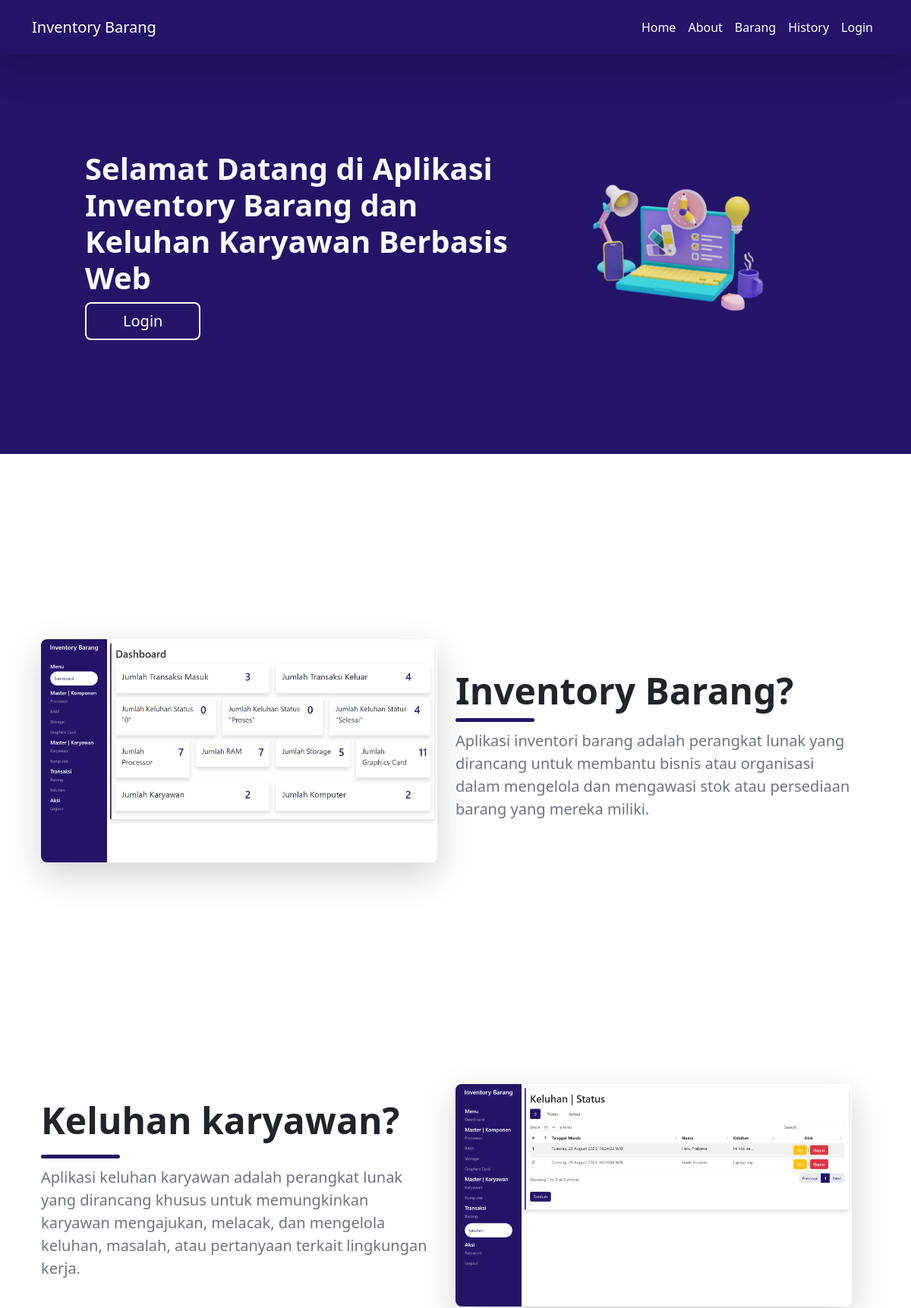
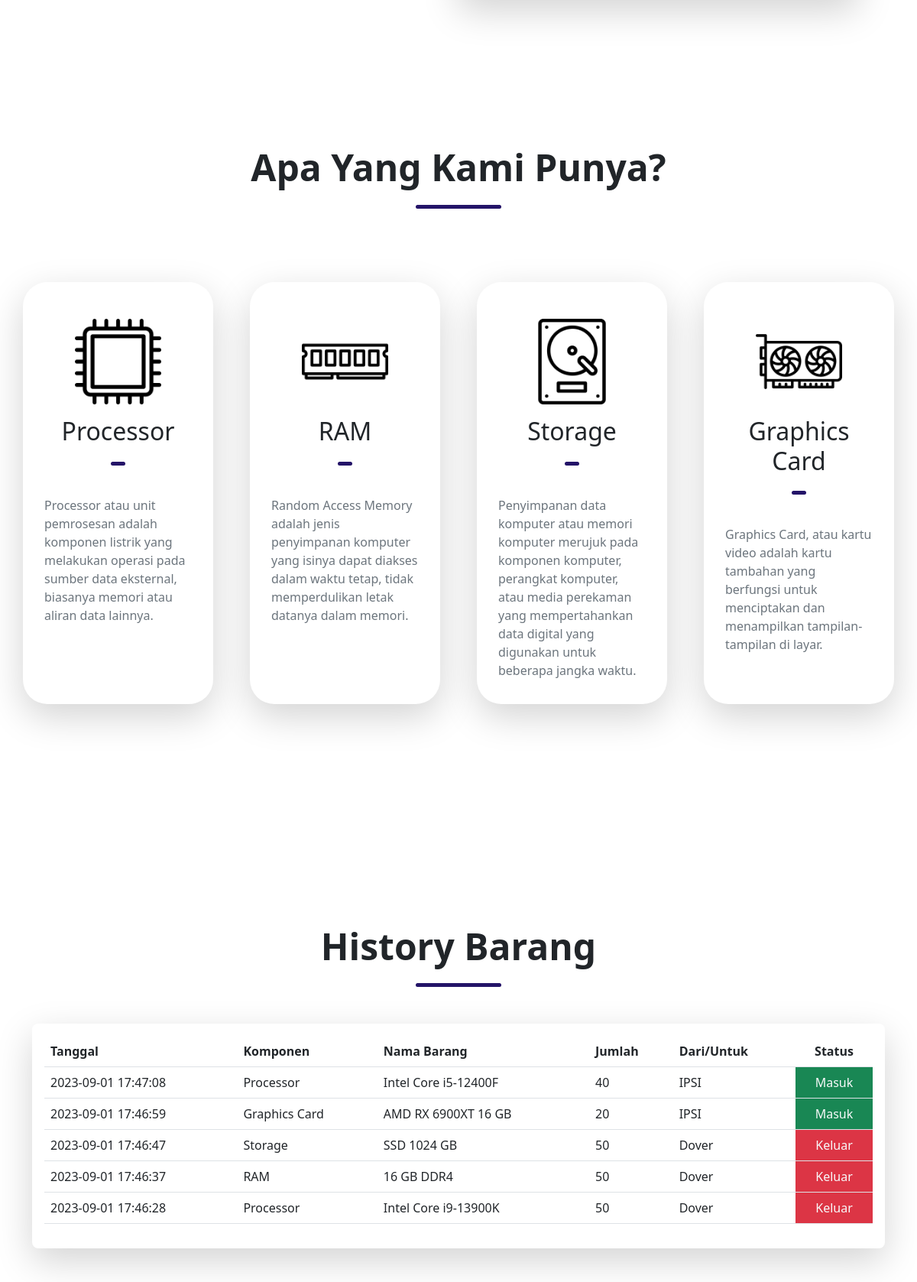
The page / (upper part) on the database its author committed (2 pictures, top to bottom).
### tables this page shows
CREATE TABLE `barang` (
  `id` int(11) NOT NULL,
  `tanggal` datetime NOT NULL,
  `komponen` varchar(25) NOT NULL,
  `nama_komponen` varchar(25) NOT NULL,
  `jumlah` int(11) NOT NULL,
  `perusahaan` varchar(25) NOT NULL,
  `status` varchar(25) NOT NULL
);

### index.php (the view, shortened to what this page needs)
<?php
include "pages/src/config/connect.php";
$query_barang = "SELECT * FROM barang ORDER BY tanggal DESC LIMIT 5";
$result_barang = mysqli_query($conn, $query_barang);
?>
<!doctype html>
<html lang="en">
<head>
    <link href="https://unpkg.com/aos@2.3.1/dist/aos.css" rel="stylesheet">
    <link rel="stylesheet" href="pages/src/css/index.css">
    <?php include "pages/src/library/bootstrap.php" ?>
</head>
<body>
    <nav class="navbar fixed-top navbar-expand-lg ungu shadow-lg py-3">
        <div class="container">
            <a class="navbar-brand" data-aos="fade-down" href="./">Inventory Barang</a>
            <div class="collapse navbar-collapse" id="navbarSupportedContent">
                <ul class="navbar-nav ms-auto mb-2 mb-lg-0">
                    <li class="nav-item" data-aos="fade-down" data-aos-delay="200">
                        <a class="nav-link" href="#">Home</a>
                    </li>
                    <li class="nav-item" data-aos="fade-down" data-aos-delay="400">
                        <a class="nav-link" href="#about">About</a>
                    </li>
                    <li class="nav-item" data-aos="fade-down" data-aos-delay="600">
                        <a class="nav-link" href="#barang">Barang</a>
                    </li>
                    <li class="nav-item" data-aos="fade-down" data-aos-delay="800">
                        <a class="nav-link" href="#table-barang">History</a>
                    </li>
                    <li class="nav-item" data-aos="fade-down" data-aos-delay="1000">
                        <a class="nav-link" href="login.php">Login</a>
                    </li>
                </ul>
            </div>
        </div>
    </nav>
    <section id="hero" class="container-fluid ungu text-light mb-5 mt-5">
        <div class="row d-flex justify-content-center align-items-center">
            <div class="col-md-6">
                <h1 class="fw-bold" data-aos="fade-down">Selamat Datang di Aplikasi Inventory Barang dan <br>Keluhan Karyawan Berbasis Web</h1>
                <div data-aos="fade-down" data-aos-delay="200">
                    <a href="login.php"><button class="btn-login rounded-3 px-5">Login</button></a>
                </div>
            </div>
            <div class="col-md-4" data-aos="fade-down" data-aos-delay="400">
                <img src="pages/src/image/assets/illustration.png" class="img-fluid" alt="">
            </div>
        </div>
    </section>
    <section id="about" class="container my-5">
        <div class="row container py-5 my-5 d-flex justify-content-center align-items-center ">
            <div class="col" data-aos="fade-down">
                <img src="pages/src/image/assets/picture-about.png" class="img-fluid shadow-lg rounded-3" alt="">
            </div>
            <div class="col">
                <h1 class="fw-bold title" data-aos="fade-down" data-aos-delay="200">Inventory Barang?</h1>
                <span class="line" data-aos="fade-down" data-aos-delay="1000"></span>
                <p class="text-secondary fs-5" data-aos="fade-down" data-aos-delay="400">Aplikasi inventori barang adalah perangkat lunak yang dirancang untuk membantu bisnis atau organisasi dalam mengelola dan mengawasi stok atau persediaan barang yang mereka miliki.</p>
            </div>
        </div>
    </section>
    <section id="keluhan" class="container my-5">
        <div class="row container py-5 my-5 d-flex justify-content-center align-items-center">
            <div class="col">
                <h1 class="fw-bold title mb-3" data-aos="fade-down" data-aos-delay="200">Keluhan karyawan?</h1>
                <span class="line" data-aos="fade-down" data-aos-delay="1000"></span>
                <p class="text-secondary fs-5" data-aos="fade-down" data-aos-delay="400">Aplikasi keluhan karyawan adalah perangkat lunak yang dirancang khusus untuk memungkinkan karyawan mengajukan, melacak, dan mengelola keluhan, masalah, atau pertanyaan terkait lingkungan kerja.</p>
            </div>
            <div class="col" data-aos="fade-down">
                <img src="pages/src/image/assets/picture-keluhan.png" class="img-fluid shadow-lg rounded-3" alt="">
            </div>
        </div>
    </section>
    <section id="barang" class="container-fluid">
        <div class="container my-5 py-5">
            <div class="text-center my-5" data-aos="fade-down">
                <h1 class="fw-bold title">Apa Yang Kami Punya?</h1>
                <span class="line-center" data-aos="fade-down" data-aos-delay="1000"></span>
            </div>
            <div class="row gap-5 my-5 py-5">
                <div class="col col-barang rounded-5 shadow-lg" data-aos="fade-down" data-aos-delay="200">
                    <div class="d-flex justify-content-center align-items-center mt-5">
                        <img src="pages/src/image/assets/processor.png" class="w-50 img-fluid" alt="">
                    </div>
                    <h2 class="text-center line-center mx-3 py-3">Processor</h2>
                    <p class="text-secondary p-3">Processor atau unit pemrosesan adalah komponen listrik yang melakukan operasi pada sumber data eksternal, biasanya memori atau aliran data lainnya.</p>
                </div>
                <div class="col col-barang rounded-5 shadow-lg" data-aos="fade-down" data-aos-delay="400">
                    <div class="d-flex justify-content-center align-items-center mt-5">
                        <img src="pages/src/image/assets/ram.png" class="w-50 img-fluid" alt="">
                    </div>
                    <h2 class="text-center line-center mx-3 py-3">RAM</h2>
                    <p class="text-secondary p-3">Random Access Memory adalah jenis penyimpanan komputer yang isinya dapat diakses dalam waktu tetap, tidak memperdulikan letak datanya dalam memori.</p>
                </div>
                <div class="col col-barang rounded-5 shadow-lg" data-aos="fade-down" data-aos-delay="600">
                    <div class="d-flex justify-content-center align-items-center mt-5">
                        <img src="pages/src/image/assets/hard-disk.png" class="w-50 img-fluid" alt="">
                    </div>
                    <h2 class="text-center line-center mx-3 py-3">Storage</h2>
                    <p class="text-secondary p-3">Penyimpanan data komputer atau memori komputer merujuk pada komponen komputer, perangkat komputer, atau media perekaman yang mempertahankan data digital yang digunakan untuk beberapa jangka waktu.</p>
                </div>
                <div class="col col-barang rounded-5 shadow-lg" data-aos="fade-down" data-aos-delay="800">
                    <div class="d-flex justify-content-center align-items-center mt-5">
                        <img src="pages/src/image/assets/graphic-card.png" class="w-50 img-fluid" alt="">
                    </div>
                    <h2 class="text-center line-center mx-3 py-3">Graphics Card</h2>
                    <p class="text-secondary p-3">Graphics Card, atau kartu video adalah kartu tambahan yang berfungsi untuk menciptakan dan menampilkan tampilan-tampilan di layar.</p>
                </div>
            </div>
        </div>
    </section>
    <section id="table-barang" class="container-fluid">
        <div class="container my-5 py-5">
            <div class="text-center my-5" data-aos="fade-down">
                <h1 class="fw-bold title">History Barang</h1>
                <span class="line-center" data-aos="fade-down" data-aos-delay="1000"></span>
            </div>
            <div class="p-3 shadow-lg rounded-3" data-aos="fade-down" data-aos-delay="200">
                <div class="table-responsive">
                    <table id="myTable" class="table table-hover">
                        <thead>
                            <tr>
                                <th scope="col">Tanggal</th>
                                <th scope="col">Komponen</th>
                                <th scope="col">Nama Barang</th>
                                <th scope="col">Jumlah</th>
                                <th scope="col">Dari/Untuk</th>
                                <th class="text-center" scope="col">Status</th>
                            </tr>
                        </thead>
                        <tbody>
                            <?php while ($result = mysqli_fetch_array($result_barang)) : ?>
                                <tr>
                                    <td><?= $result["tanggal"] ?></td>
                                    <td><?= $result["komponen"] ?></td>
                                    <td><?= $result["nama_komponen"] ?></td>
                                    <td><?= $result['jumlah'] ?></td>
                                    <td><?= $result['perusahaan'] ?></td>
                                    <td class="<?php echo ($result['status'] === 'Masuk') ? 'bg-success text-light text-center' : 'bg-danger text-light text-center'; ?>">
                                        <?php echo $result['status']; ?>
                                    </td>
                                </tr>
                            <?php endwhile; ?>
                        </tbody>
                    </table>
                </div>
            </div>
        </div>
    </section>
</body>
</html>

### pages/src/css/index.css (style rules this page uses)
.ungu { background-color: #241468 !important; }
a { text-decoration: none !important; color: #fff !important; }
.btn-login { color: #fff; border: 2px solid white; padding: 8px; font-size: 20px; background-color: transparent; transition: 0.2s; }
#hero { padding-top: 150px; padding-bottom: 150px; }
.title { font-size: 3rem; }
#about { padding-top: 100px; padding-bottom: 100px; }
.line::after { display: block; content: ""; margin-bottom: 10px; border-bottom: 5px solid #241468; border-radius: 25px; width: 20%; }
.line-center::after { display: block; content: ""; margin: 0px auto; margin-top: 20px; border-bottom: 5px solid #241468; border-radius: 25px; width: 10%; }

### rows shown on the page
barang: tanggal "2023-09-01 17:47:08", komponen "Processor", nama_komponen "Intel Core i5-12400F", jumlah "40", perusahaan "IPSI", status "Masuk"
barang: tanggal "2023-09-01 17:46:59", komponen "Graphics Card", nama_komponen "AMD RX 6900XT 16 GB", jumlah "20", perusahaan "IPSI", status "Masuk"
barang: tanggal "2023-09-01 17:46:47", komponen "Storage", nama_komponen "SSD 1024 GB", jumlah "50", perusahaan "Dover", status "Keluar"
barang: tanggal "2023-09-01 17:46:37", komponen "RAM", nama_komponen "16 GB DDR4", jumlah "50", perusahaan "Dover", status "Keluar"
barang: tanggal "2023-09-01 17:46:28", komponen "Processor", nama_komponen "Intel Core i9-13900K", jumlah "50", perusahaan "Dover", status "Keluar"
